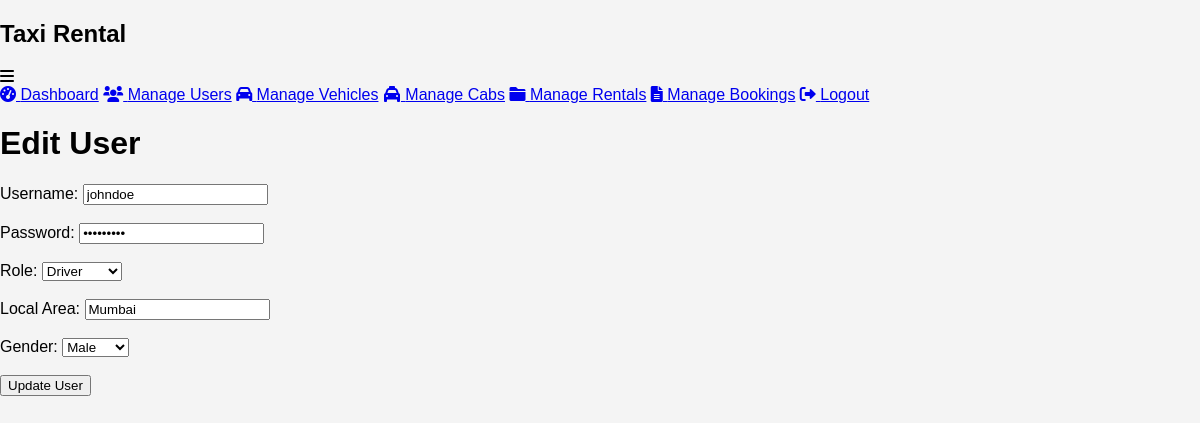
/admin/edit_user.php?id=1 (signed in), run on the app's committed database.
### tables this page shows
CREATE TABLE `users` (
  `id` int NOT NULL,
  `username` varchar(255) NOT NULL,
  `password` varchar(255) NOT NULL,
  `role` enum('admin','driver','renter','customer') NOT NULL,
  `local_area` varchar(255) DEFAULT NULL,
  `gender` enum('male','female','other') DEFAULT NULL,
  `created_at` timestamp NULL DEFAULT CURRENT_TIMESTAMP
);

### admin/edit_user.php (the view, shortened to what this page needs)
<?php
include 'db_connection.php';
$id = $_GET['id'];
$sql = "SELECT * FROM users WHERE id=$id";
$result = $conn->query($sql);
$user = $result->fetch_assoc();
?>
<!DOCTYPE html>
<html lang="en">
<head>
    <link rel="stylesheet" href="../styles.css">
    <link rel="stylesheet" href="https://cdnjs.cloudflare.com/ajax/libs/font-awesome/6.0.0-beta3/css/all.min.css">
</head>
<body>
<div class="sidebar">
    <div class="sidebar-header">
        <h2>Taxi Rental</h2>
        <div class="menu-toggle" id="menu-toggle">
            <i class="fas fa-bars"></i>
        </div>
    </div>
    <div class="sidebar-menu" id="sidebar-menu">
        <a href="admin_dashboard.php"><i class="fas fa-tachometer-alt"></i> Dashboard</a>
        <a href="manage_users.php"><i class="fas fa-users"></i> Manage Users</a>
        <a href="manage_vehicles.php"><i class="fas fa-car"></i> Manage Vehicles</a>
        <a href="manage_cabs.php"><i class="fas fa-taxi"></i> Manage Cabs</a>
        <a href="manage_rentals.php"><i class="fas fa-folder"></i> Manage Rentals</a>
        <a href="manage_bookings.php"><i class="fas fa-file-alt"></i> Manage Bookings</a>
        <a href="logout.php"><i class="fas fa-sign-out-alt"></i> Logout</a>
    </div>
</div>
    <h1>Edit User</h1>
    <form method="POST" action="">
        <label for="username">Username:</label>
        <input type="text" id="username" name="username" value="<?php echo $user['username']; ?>" required><br><br>
        <label for="password">Password:</label>
        <input type="password" id="password" name="password" value="<?php echo $user['password']; ?>" required><br><br>
        <label for="role">Role:</label>
        <select id="role" name="role" required>
            <option value="driver" <?php echo ($user['role'] === 'driver') ? 'selected' : ''; ?>>Driver</option>
        </select><br><br>
        <label for="local_area">Local Area:</label>
        <input type="text" id="local_area" name="local_area" value="<?php echo $user['local_area']; ?>" required><br><br>
        <label for="gender">Gender:</label>
        <select id="gender" name="gender" required>
            <option value="male" <?php echo ($user['gender'] === 'male') ? 'selected' : ''; ?>>Male</option>
        </select><br><br>
        <input type="submit" value="Update User">
    </form>
</body>
</html>

### styles.css (style rules this page uses)
body { font-family: Arial, sans-serif; background-color: #f4f4f4; margin: 0; padding: 0; }

### data on the page
users: username "johndoe", role "Driver", local_area "Mumbai", gender "Male"
